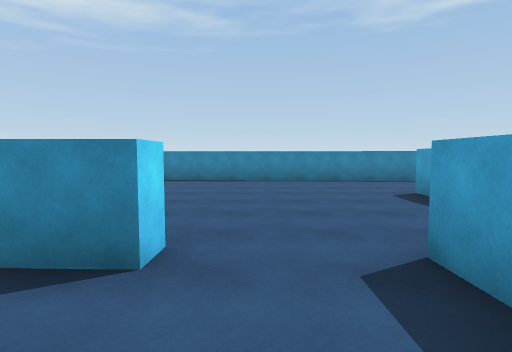
[1] (above)

24 first-person views from a walk through a 3-D level made in the Unity game engine. The camera is 1.5 m above the floor, tilts 4° down and sees 80° across. The floor is counted in squares, 2 m on a side. Each view is taken from the middle of a square. On the plan, view 1 faces up. The plan holds only what a view shows up to about 10 squares ahead; the rest is blank. The player character is not drawn.

[2]
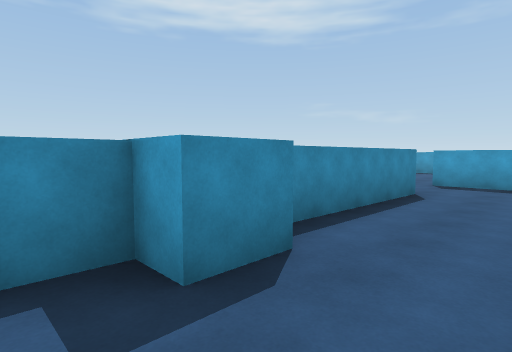

[3]
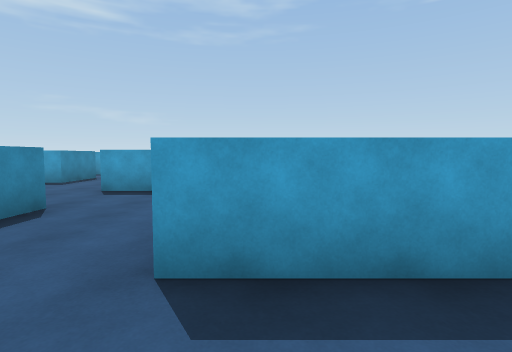

[4]
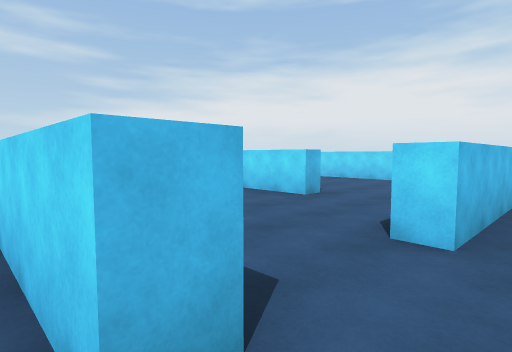

[5]
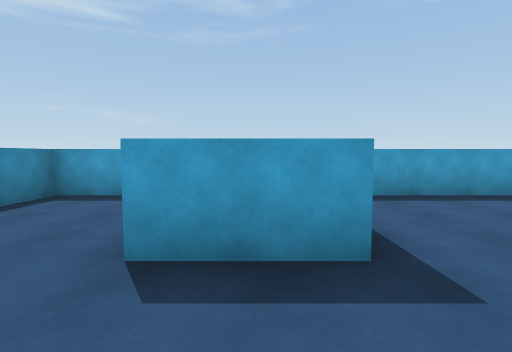

[6]
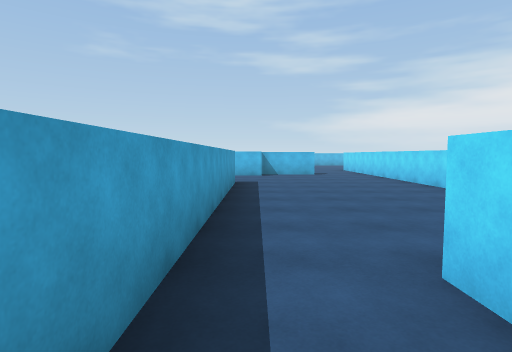

[7]
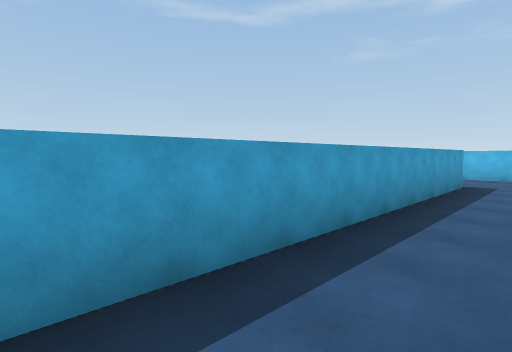

[8]
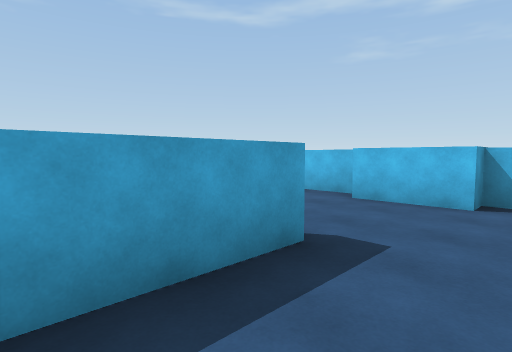

[9]
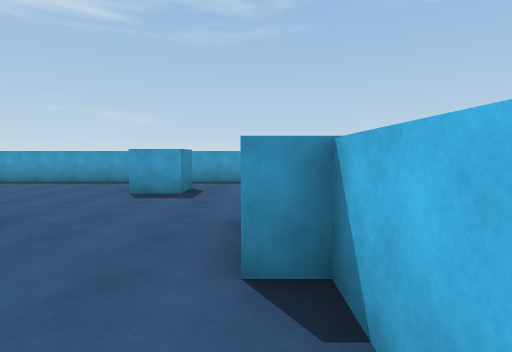

[10]
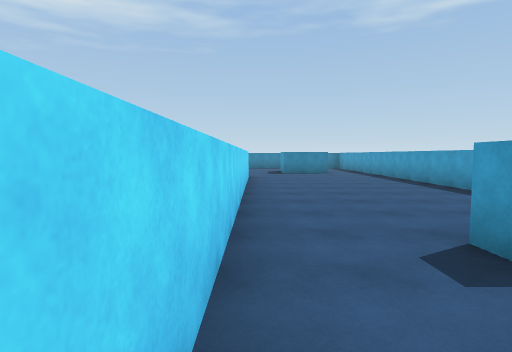

[11]
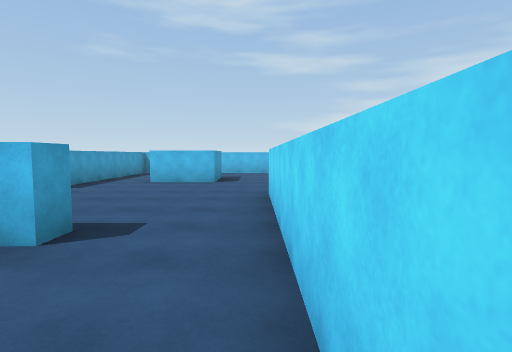

[12]
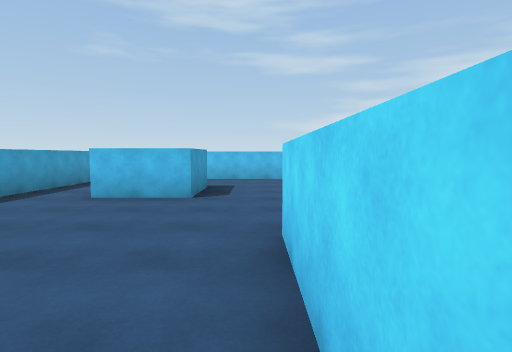

[13]
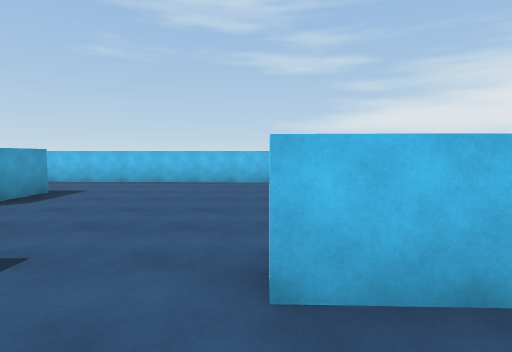

[14]
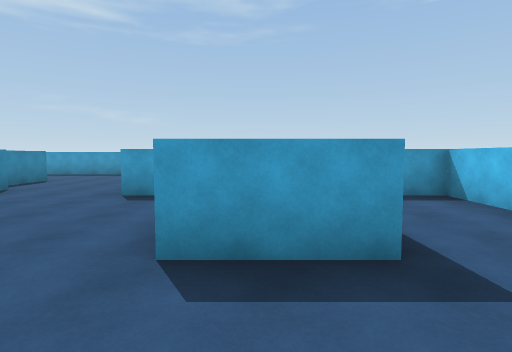

[15]
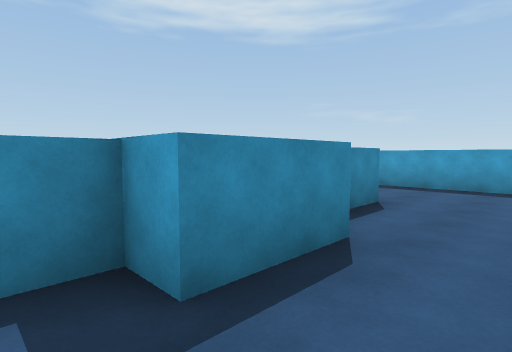

[16]
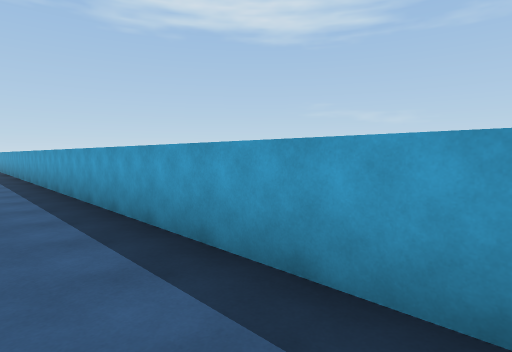

[17]
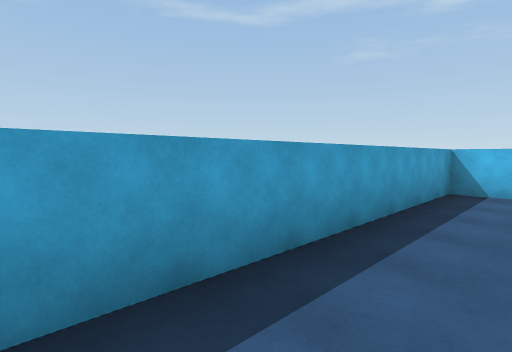

[18]
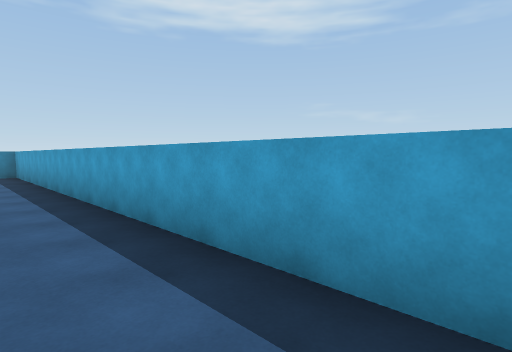

[19]
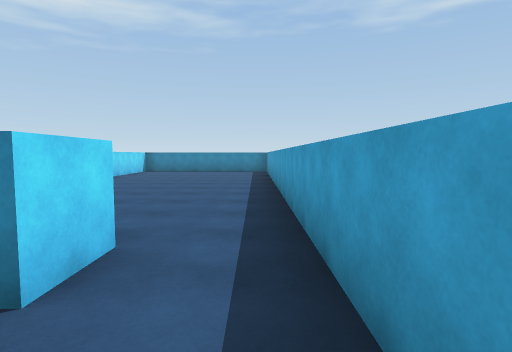

[20]
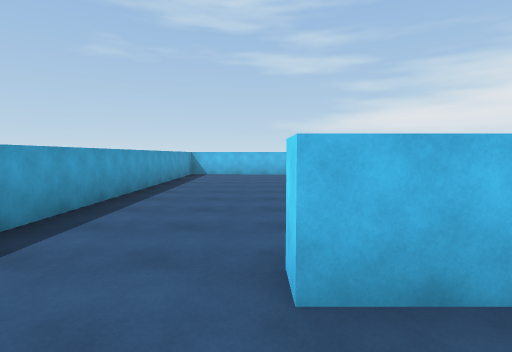

[21]
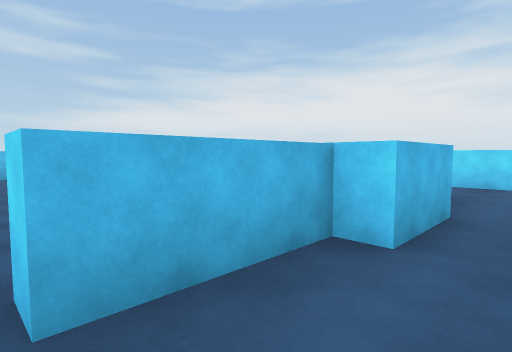

[22]
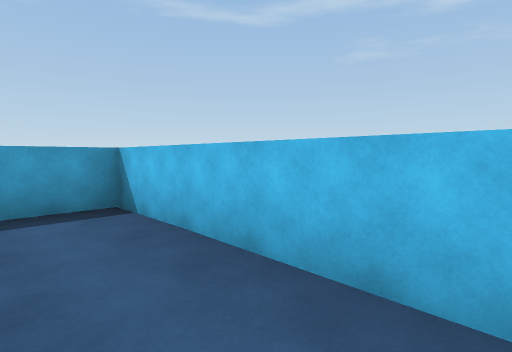

[23]
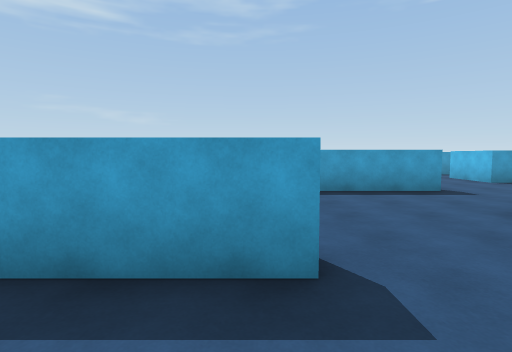

[24]
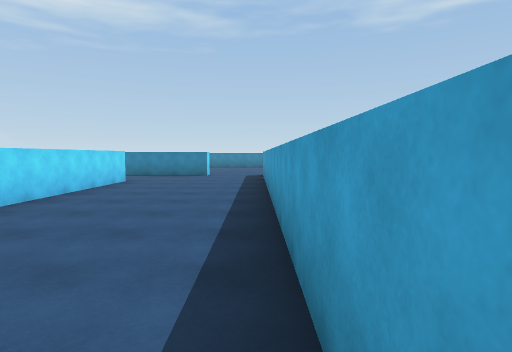

### Floor plan
Points are (right, up) in squares from view 1. A wall is a line through its corners. A room is listed if a view was taken in it or the views show most of it. See-through windows are left out.
Room 1 (views 1, 2, 3, 13, 23)
walls: (-3.2, -5.5) (-3.2, -0.4) (-2.7, -0.4) (-2.7, -4.8); (-7.1, -0.4) (-7.1, -2.1); (-2.3, -8.4) (-1, -8.5); (-6.5, 2.1) (-7, 2.2); (-0.8, 1.9) (-4.5, 2.1); (1.3, -8.9) (1.3, 2.2)
ways out: opening at (-0.5, -9) to room 2; opening at (0, 2) to room 2
Room 2 (views 4, 5, 6, 7, 8, 9, 10, 11, 12, 14, 15, 16, 17, 18, 19, 20, 21, 22, 24)
walls: (6.6, -2.2) (6.6, 8.7) (-2.7, 9); (3.8, -6) (3.8, -5.5) (5.9, -5.5); (5.9, -6) (5.1, -6); (7.5, -5.5) (9.8, -5.5) (9.8, -6) (8.4, -6); (1.3, 2.2) (1.8, 2.2) (1.8, -8.9); (-3.4, 2.5) (-0.7, 2.4) (-0.8, 1.9); (8, -15.6) (12.5, -15.7) (12.5, 8.5) (12, 8.5); (-1.4, -15.2) (6.6, -15.5) (6.6, -9.5)
ways out: opening at (-0.5, -9) to room 1; opening at (0, 2) to room 1
objects: block (-6, 2); block (3, 5) to (4, 6); block (4, -13) to (5, -12); block (6, -6) to (7, -5); block (10, -3)

Where each view was taken, in squares from view 1:
view 1: 0 up, 0 right, facing up
view 2: 0 up, 7 left, facing up-right
view 3: 1 down, 5 left, facing right
view 4: 3 up, 2 right, facing down-left
view 5: 5 up, 1 right, facing right
view 6: 6 up, 6 right, facing down
view 7: 6 up, 5 right, facing down-right
view 8: 0 up, 5 right, facing down-right
view 9: 5 down, 4 right, facing right
view 10: 8 down, 2 right, facing up
view 11: 3 down, 2 right, facing down
view 12: 6 down, 2 right, facing down
view 13: 7 down, 1 left, facing down
view 14: 12 down, 1 right, facing right
view 15: 8 down, 5 right, facing up-right
view 16: 11 down, 11 right, facing up-right
view 17: 9 down, 11 right, facing down-right
view 18: 4 down, 11 right, facing up-right
view 19: 5 down, 12 right, facing up
view 20: 4 down, 10 right, facing down
view 21: 4 down, 10 right, facing down-left
view 22: 14 down, 8 right, facing down-right
view 23: 5 down, 5 left, facing right
view 24: 9 down, 1 right, facing up
